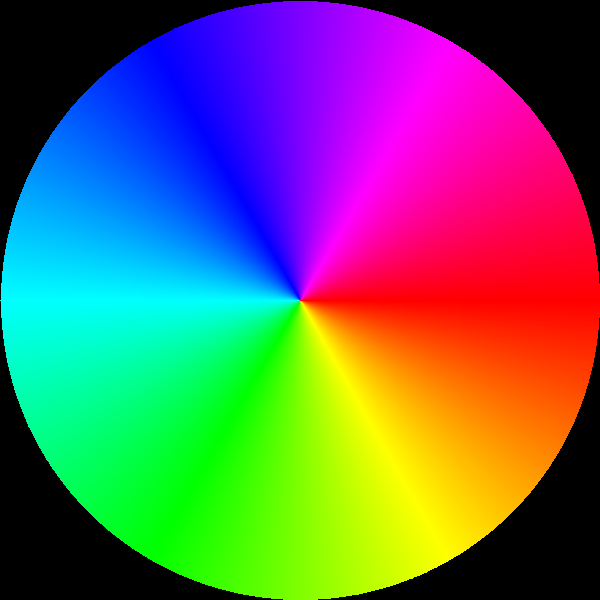
Frame 1 (no input)
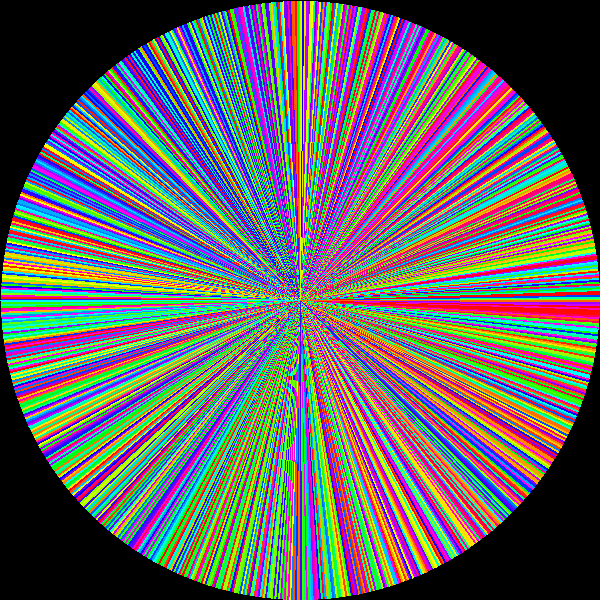
Frame 60 (the mouse pressed at the canvas centre just before this capture)
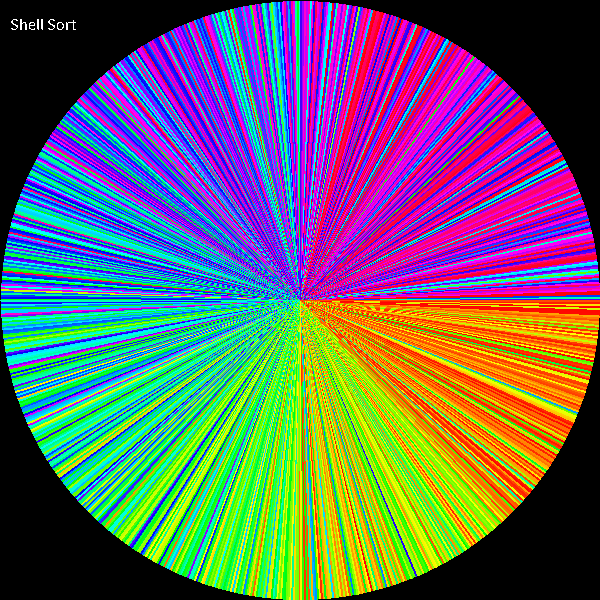
Frame 120 (the mouse held since frame 60 and released just before this capture)

The Processing sketch that drew these frames (run headless with seeded random() and noise(); from frame 60 on, the mouse is pressed at the canvas centre):

// Processing sketch: VisualizedSortingAlgorithms
// ── VisualizedSortingAlgorithms.pde
String currentSortName = "";
SortableArray arr = new SortableArray();

void setup() {
  size(600, 600);
  frameRate(60);
  noSmooth();
  colorMode(HSB, 1000);
  thread("ani");
}

void ani() {
  while (true) {
    delay(1000);
    shuffle();
    delay(1000);
    shellSort();
    delay(1000);
    shuffle();
    delay(1000);
    selectionSort();
    delay(1000);
    shuffle();
    delay(1000);
    quickSort();
    delay(1000);
    shuffle();
    delay(1000);
    bubbleSort();
  }
}

void shuffle() {
  currentSortName = "shuffling...";
  for (int i = 0; i < 1000; i++) {
    int j = (int) Math.floor(Math.random()*arr.getLength());
    int k = (int) Math.floor(Math.random()*arr.getLength());
    arr.swi(j, k);
    //if (i%6 == 0) delay(1);
  }
  currentSortName = "";
}

void bubbleSort() {
  currentSortName = "Bubble Sort";
  boolean isSorted;
  int temp;
  do {
    isSorted = true;
    for (int i = 0; i < arr.getLength()-1; i++) {
      if (arr.get(i) > arr.get(i+1)) {
        arr.swi(i, i+1);
        isSorted = false;
      }
    }
  } while (!isSorted);
  currentSortName = "";
}

void selectionSort() {
  currentSortName = "Selection Sort";
  int minIndex = 0;
  for (int i = 0; i < arr.getLength(); i++) {
    minIndex = -1;
    for (int j = i; j < arr.getLength(); j++) {
      if (minIndex < 0 || arr.get(j) <= arr.get(minIndex)) minIndex = j;
    }
    arr.swi(i, minIndex);
  }
  currentSortName = "";
}

void quickSort() {
  currentSortName = "Quick Sort";
  quickSortPart(0, arr.getLength()-1);
  currentSortName = "";
}

void quickSortPart(int leftWall, int rightWall) { //<>//
  if (leftWall < 0 || rightWall > arr.getLength()-1 || rightWall - leftWall < 1) return;
  if (rightWall - leftWall == 2) {
    if (arr.get(leftWall) > arr.get(rightWall)) {
      arr.swi(leftWall, rightWall);
    }
    return;
  }
  //System.out.println("quickSortPart " + leftWall + " " + rightWall);
  int pivotPos = rightWall;
  int leftMarkerPos = leftWall;
  int rightMarkerPos = rightWall-1;
  while (leftMarkerPos <= rightMarkerPos) {
    while (leftMarkerPos <= rightWall && arr.get(leftMarkerPos) < arr.get(pivotPos)) leftMarkerPos++;
    while (rightMarkerPos >= leftWall && arr.get(rightMarkerPos) > arr.get(pivotPos)) rightMarkerPos--;
    if (leftMarkerPos <= rightMarkerPos) {
      arr.swi(leftMarkerPos, rightMarkerPos);
    } else {
      arr.swi(leftMarkerPos, pivotPos);
      quickSortPart(leftWall, leftMarkerPos-1);
      quickSortPart(leftMarkerPos+1, rightWall);
    }
  }
}

void shellSort() { 
  currentSortName = "Shell Sort";
  int n = arr.getLength(); 
  
  // Start with a big gap, then reduce the gap 
  for (int gap = n/2; gap > 0; gap /= 2) { 
     // Do a gapped insertion sort for this gap size. 
     // The first gap elements a[0..gap-1] are already 
     // in gapped order keep adding one more element 
     // until the entire array is gap sorted 
     for (int i = gap; i < n; i += 1) { 
        // add a[i] to the elements that have been gap 
        // sorted save a[i] in temp and make a hole at 
        // position i 
        int temp = arr.get(i);
        
        // shift earlier gap-sorted elements up until 
        // the correct location for a[i] is found 
        int j; 
        for (j = i; j >= gap && arr.get(j - gap) > temp; j -= gap) 
           arr.set(j, arr.get(j - gap)); 
  
        // put temp (the original a[i]) in its correct 
        // location 
        arr.set(j, temp);

   } 
  } 
  currentSortName = "";
} 

void draw() {
  background(0);
  double piece = TWO_PI/arr.getLength();
  for (int i = arr.getLength()-1; i >= 0; i--) {
    fill(((float)arr.get(i))/arr.getLength()*1000, 1000, 1000);
    arc(((float) width)/2, ((float) height)/2, (float) width, (float) height, (float) piece*i, (float) piece*(i+1));
  }
  fill(0, 0, 1000);
  textSize(16);
  text(currentSortName, 10, 30);
}

// ── SortableArray.pde
class SortableArray {
  
  int[] arr;
  int delayAmount = 2;
  boolean skipSleep = false;
  
  public SortableArray() {
    arr = new int[1000];
    for (int i = 0; i < arr.length; i++) {
      arr[i] = i;
    }
  }
  
  public int get(int i) {
    sleep(0.03);
    return arr[i];
  }
  
  public void set(int i, int v) {
    arr[i] = v;
    sleep(1);
  }
  
  public void swi(int i, int j) {
    if (i == j) return;
    int t = arr[i];
    arr[i] = arr[j];
    arr[j] = t;
    sleep(1);
  }
  
  public int getLength() {
    return arr.length;
  }
  
  private void sleep(float multiplyer) {
    if (skipSleep) return;
    if (Math.random()*delayAmount < multiplyer) delay(1);
  }
  
  private void setSkipSleep(boolean skipSleep) {
    this.skipSleep = skipSleep;
  }
  
  private void sleepNanos(int nanos) {
    long endTime = System.nanoTime() + nanos;
    while (System.nanoTime() < endTime) {}
  }
  
}
